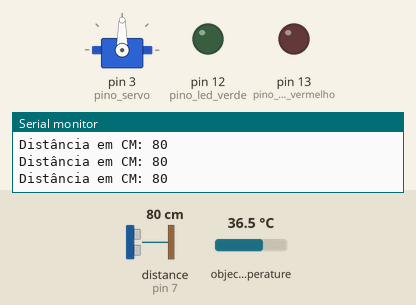
Simulated run of this sketch. Board: Arduino Uno, built with avr-gcc and run on an emulated ATmega328P. Shown: servo, output pins drawn as LEDs (lit = HIGH), the last lines printed to the serial monitor. The inputs (shaded band) are chosen by the test bench; at power-on: distance to the obstacle (sensor on pin 7) 80 cm, object temperature 36.5 °C. The echo pulse lasts 58.3 µs per cm.

Above: at 1.3 s.
1.4 s: distance to the obstacle (sensor on pin 7) set to 18 cm
3.2 s: distance to the obstacle (sensor on pin 7) set to 14 cm
At 5.1 s:
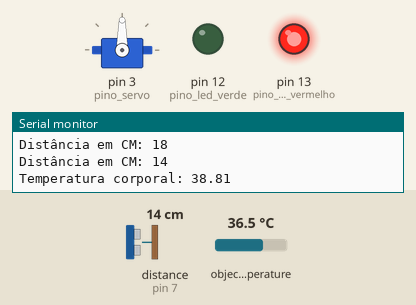
6.2 s: distance to the obstacle (sensor on pin 7) set to 35 cm
At 7.3 s:
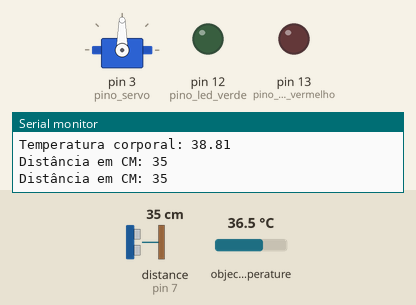
7.7 s: distance to the obstacle (sensor on pin 7) set to 2 cm
At 9.0 s:
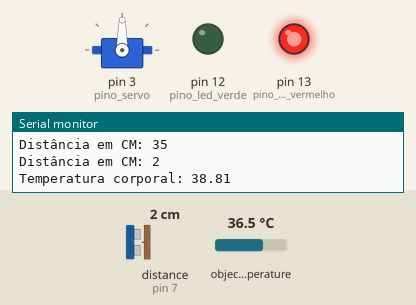
10.7 s: object temperature set to 36 °C
13.0 s: object temperature set to 35.3 °C
At 14.9 s:
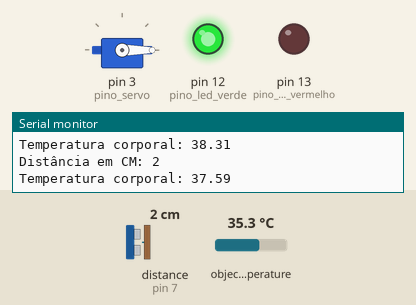
Timing chart, 0 to 17.0 s (numbered marks = the images above; inputs shaded):
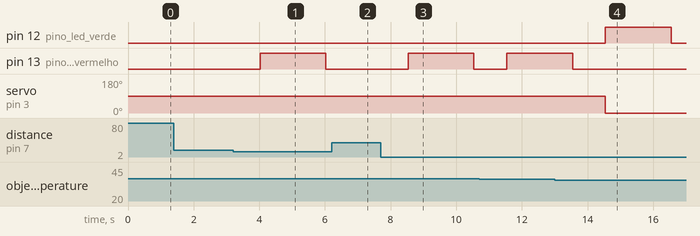

The sketch:

sketch_N1.ino
```cpp
#include <Ultrasonic.h>
#include <Servo.h>
#include <Wire.h> // I2C library, required for MLX90614
#include <SparkFunMLX90614.h> //Click here to get the library: http://librarymanager/All#Qwiic_IR_Thermometer by SparkFun


IRTherm therm; // Create an IRTherm object to interact with throughout
//Definições Distancia
#define pino_trigger 6
#define pino_echo 7
#define pino_servo 3
#define pino_led_verde 12
#define pino_led_vermelho 13

//Definições Servo
Servo servo;
int pos = 0;

Ultrasonic ultrasonic(pino_trigger, pino_echo);
int distance;

void setup() {

  //----LEDs----
  pinMode(pino_led_vermelho, OUTPUT);
  pinMode(pino_led_verde, OUTPUT);
  //------------

  //----Servo------
  Serial.begin(9600);
  servo.attach(pino_servo);
  servo.write(90);
  //---------------

  //----Sensor de temperatura----
  Serial.begin(115200); // Initialize Serial to log output
  Wire.begin(); //Joing I2C bus

  if (therm.begin() == false){ // Initialize thermal IR sensor
    Serial.println("Módulo de temperatura inativo");
    while(1);
  }

  Serial.println("Sensor de temperatura ativo");
  therm.setUnit(TEMP_C);
  pinMode(LED_BUILTIN, OUTPUT); // LED pin as output
  //------------------------------


  //Sensor de Distância

  //------------------


}

void loop() {
  distance = ultrasonic.read();

  Serial.print("Distância em CM: ");
  Serial.println(distance);

  if(distance < 16){

    delay(500);
    digitalWrite(LED_BUILTIN, HIGH);

    if (therm.read())
    {
      float temp = therm.object() + 2.3;
      Serial.print("Temperatura corporal: " + String(temp, 2));

      if(temp >= 33 && temp < 38){
          digitalWrite(pino_led_verde, HIGH);
          digitalWrite(pino_led_vermelho, LOW);
          servo.write(0);
      }else{
          digitalWrite(pino_led_verde, LOW);
          digitalWrite(pino_led_vermelho, HIGH);
          servo.write(90);
      }

      delay(2000);
      digitalWrite(pino_led_vermelho, LOW);
      digitalWrite(pino_led_verde, LOW);
      Serial.println();
    }
    digitalWrite(LED_BUILTIN, LOW);

  }else{
    servo.write(90);
  }

  digitalWrite(pino_led_verde, LOW);


  delay(500);
}
```

Measured:
- the behaviour switches between 16 and 15 cm on distance to the obstacle (sensor on pin 7) (found by bisection; images 0 and 1)
- the behaviour switches between 35.7 and 35.6 °C on object temperature (found by bisection; images 3 and 4)
- after the input at 3.2 s, pin 13 (pino_led_vermelho): LOW → HIGH after 0.83 s, → LOW 2.0 s later
- after the input at 6.2 s, pin 13 (pino_led_vermelho): stays LOW (without the input it goes to HIGH after 0.83 s)
- after the input at 7.7 s, pin 13 (pino_led_vermelho): LOW → HIGH after 0.84 s, → LOW 2.0 s later
- after the input at 13.0 s, pin 12 (pino_led_verde): LOW → HIGH after 1.5 s, → LOW 2.0 s later; pin 13 (pino_led_vermelho): goes on until 13.5 s, then stays LOW; servo on pin 3 (pino_servo): 90° → 0° after 1.5 s
